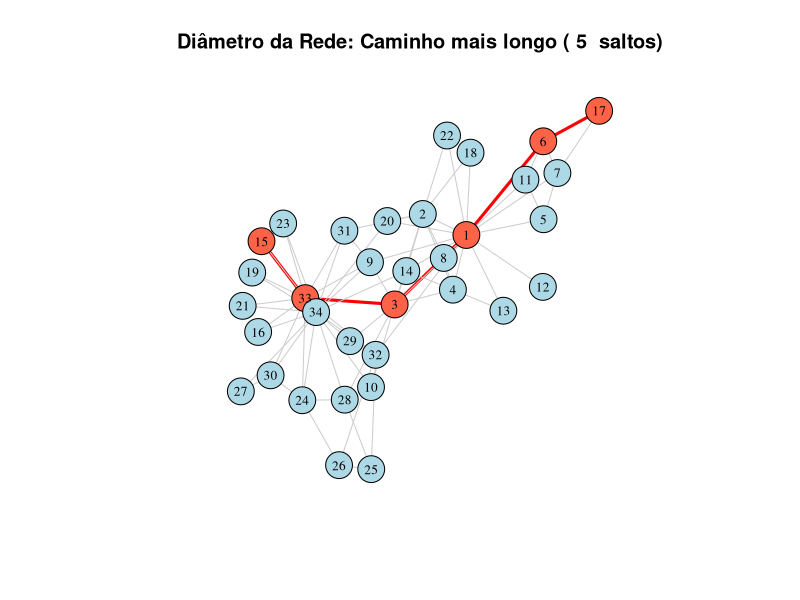

This chart was generated by the following R code:
# 1. Carregando a biblioteca e a rede
library(igraph)
g <- make_graph("Zachary")

# ==========================================
# 2. CÁLCULO DO DIÂMETRO
# ==========================================

# Calculando o valor numérico do diâmetro (quantos saltos)
valor_diametro <- diameter(g)

# Extraindo a sequência exata de nós que compõem esse caminho
caminho_diametro <- get_diameter(g)

cat("=== DIÂMETRO DA REDE ===\n")
cat("O diâmetro do clube é de", valor_diametro, "saltos.\n")
cat("A rota extrema passa pelos nós:", as.numeric(caminho_diametro), "\n\n")

# ==========================================
# 3. VISUALIZAÇÃO DO CAMINHO EXTREMO
# ==========================================

# Preparando as cores padrão (Nós azuis, arestas cinzas)
V(g)$color <- "lightblue"
E(g)$color <- "gray80"
E(g)$width <- 1

# Destacando os nós que fazem parte do diâmetro (em vermelho)
V(g)[caminho_diametro]$color <- "tomato"

# Destacando as arestas que ligam esse caminho (em vermelho e mais grossas)
# A função E(g, path=...) pega exatamente as arestas que conectam uma sequência de nós
E(g, path = caminho_diametro)$color <- "red"
E(g, path = caminho_diametro)$width <- 3

plot(g, 
     main = paste("Diâmetro da Rede: Caminho mais longo (", valor_diametro, " saltos)"),
     vertex.size = 15, 
     vertex.label.cex = 0.8,
     vertex.label.color = "black")
